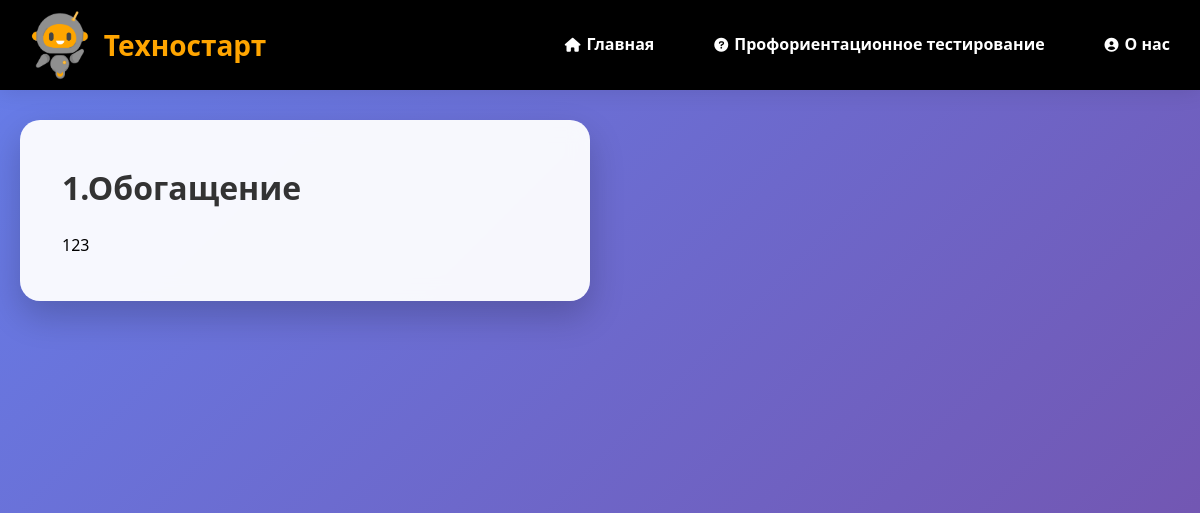
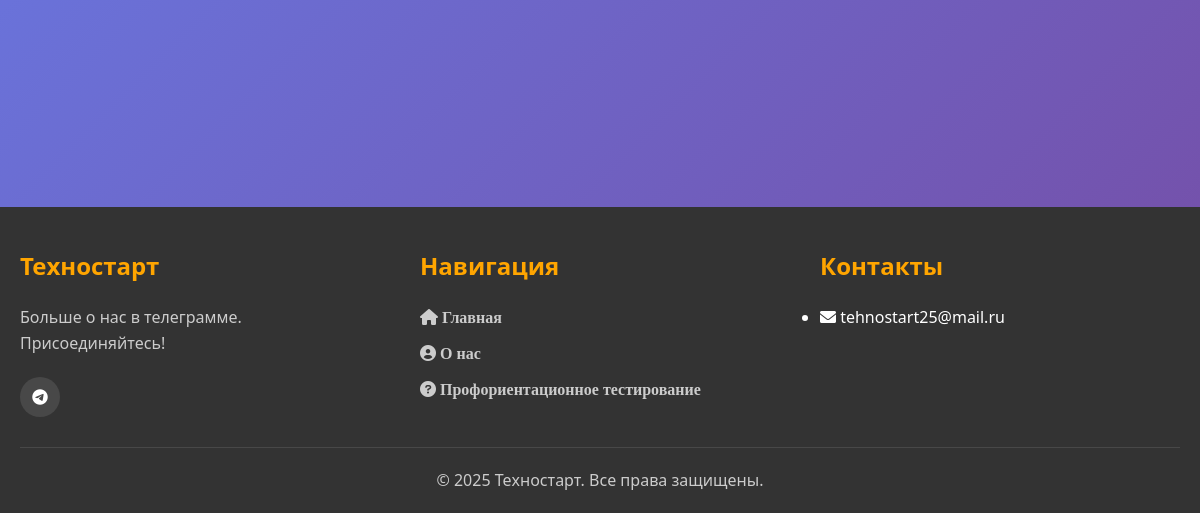
Page /profession/post_engineering/enrichment (signed in) on the earlier database version (2 pictures, top to bottom).
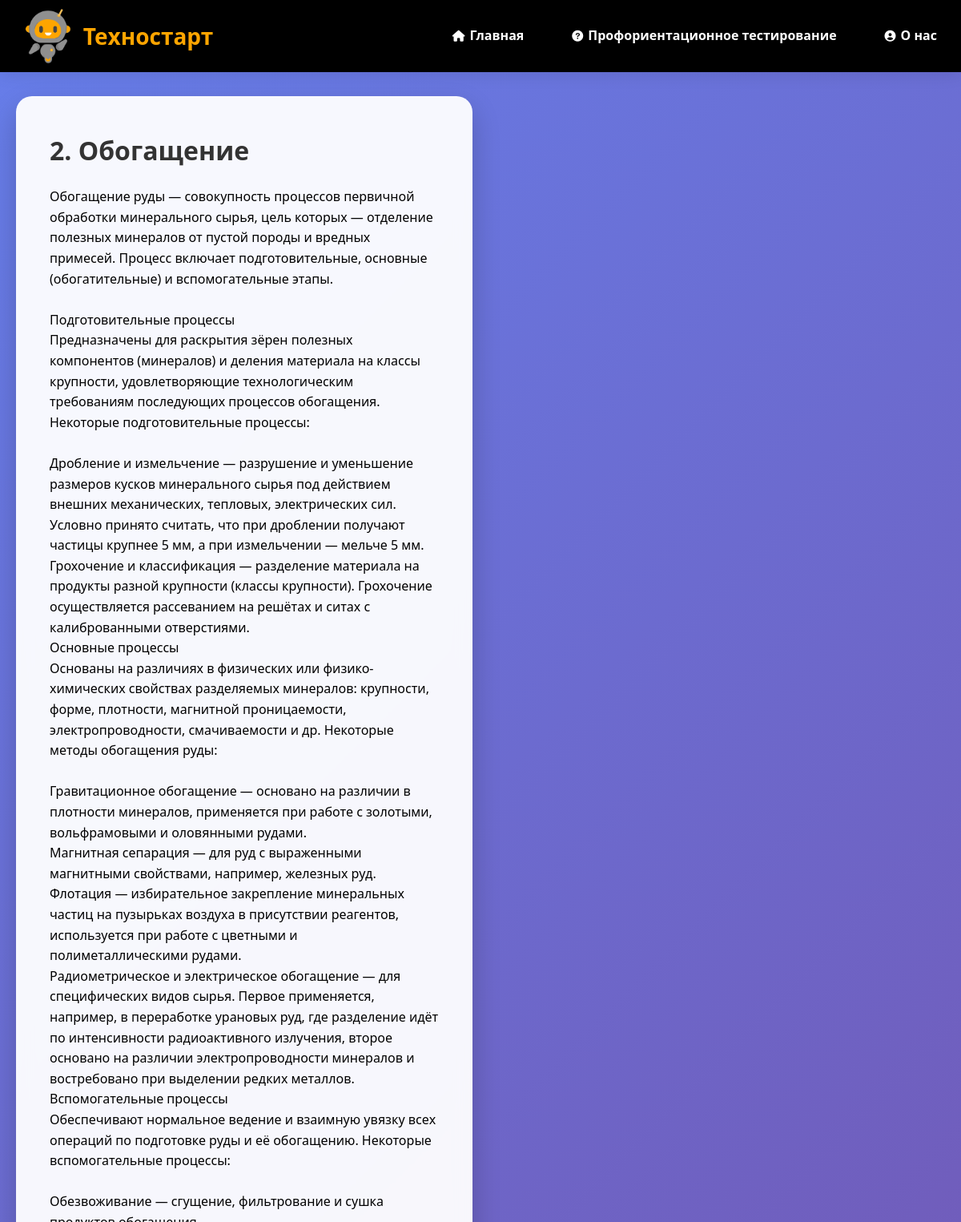
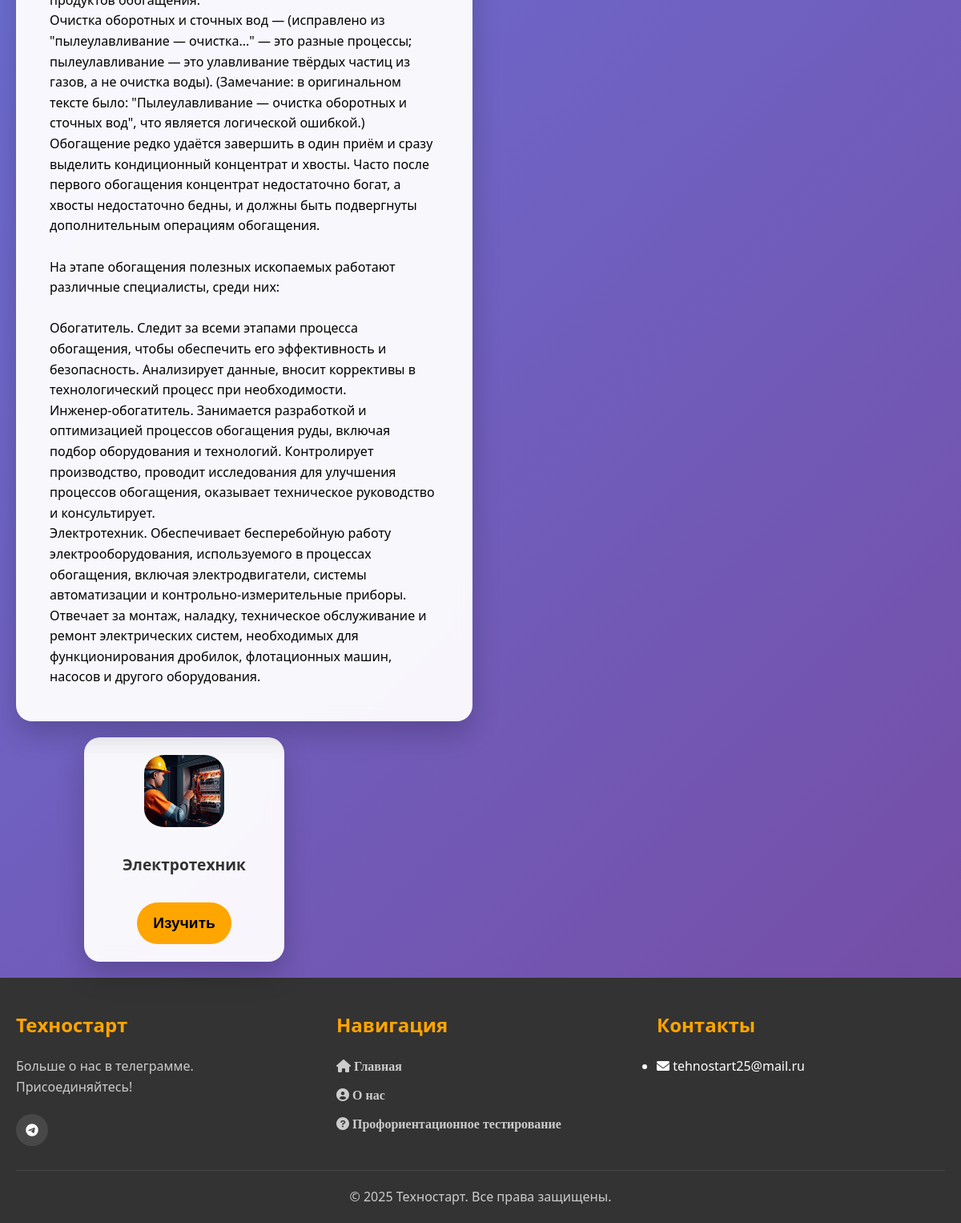
Same page on the later database version (2 pictures, top to bottom).
### profession/models.py (models this page shows, shortened)
class EngineeringProcessesAtaps(models.Model):
    title_ataps=models.CharField(max_length=200)
    dp_index=models.CharField(max_length=100, blank=True, default='',  verbose_name='Индекс для процессов и этапов')
    opisanie=models.TextField()
    img=models.ImageField(upload_to='engineering_processes/', blank=True, default='')
    slug=models.SlugField(max_length=200, db_index=True, unique=True)
    dp_index_prof = models.CharField(max_length=100, blank=True, default='', verbose_name='доп индекс для профессии')
    class Meta:
        verbose_name = "Инженерный_этап"
        verbose_name_plural = 'Инженерные_этапы'

class Profession(models.Model):
    title=models.CharField(max_length=200,verbose_name='название')
    url_content=models.CharField(max_length=200, verbose_name="ссылка на видео",blank=True, default='')
    img_static=models.ImageField(upload_to='professions/', blank=True, default='')
    slug=models.SlugField(max_length=200, db_index=True, unique=True)
    dp_index_prof = models.CharField(max_length=100, blank=True, null=True, verbose_name='Доп индекс для этапа')
    termin=models.TextField(blank=True, default='', verbose_name='Определение')
    img_history=models.ImageField(upload_to='professions/history_prof/', blank=True, verbose_name='Фото истории')
    tekst_history=models.TextField(blank=True, verbose_name='Текст истории')
    img_functions=models.ImageField(upload_to='professions/functions_prof/', blank=True, verbose_name='Фото функций')
    img_spec=models.ImageField(upload_to='professions/spec_prof/', blank=True, verbose_name='Фото специализаций')
    img_skils=models.ImageField(upload_to='professions/skils_prof/', blank=True, verbose_name='Фото навыков')
    tekst_vostreb=models.TextField(blank=True, verbose_name='Текст востребованности')
    img_otrasl=models.ImageField(upload_to='professions/otrasl_prof/', blank=True, verbose_name='Фото отраслей')
    tekst_learn=models.TextField(blank=True, verbose_name='Текст образования')
    img_rebus=models.ImageField(upload_to='professions/rebus_prof/', blank=True, verbose_name='Фото ребусов')
    img_otvet=models.ImageField(upload_to='professions/otvet_prof/', blank=True, verbose_name='Фото ответов на ребусы')
    class Meta:
        verbose_name = "Професcия"
        verbose_name_plural = 'Профеcсии'
    def get_absolute_url(self):
        return reverse('post_professions', kwargs={'post_slug':self.slug})

### profession/views.py (the view)
# urls.py: path('post_engineering/<slug:post_slug>', views.engineering_processes, name='post_engineering')
@login_required
def engineering_processes(req, post_slug):
    professions = Profession.objects.all()
    eng_a=get_object_or_404(EngineeringProcessesAtaps, slug=post_slug)
    data={
        'eng_a': eng_a,
        'professions': professions
    }
    return render(req, 'profession/engineering_processes.html', data )

### profession/templates/profession/engineering_processes.html (shortened to what this page needs)
{% extends 'main/base.html' %}
{% load static %}
{% block content %}
    <div class="process-profession-page-container">
        <div class="process-card-container">
            <div class="process-card-stage">
                <h1>{{ eng_a.title_ataps }}</h1>
                <p>{{ eng_a.opisanie }}</p>
            </div>
        </div>
        <div class="professions-container-stage-right">
            {% for prof in professions %}
                {% if eng_a.dp_index_prof == prof.dp_index_prof %}
                    <div class="profession-card-stage-right">
                        <img src="{{ prof.img_static.url }}" alt="{{ prof.title }}">
                        <h3>{{ prof.title }}</h3>
                        <a href="{{ prof.get_absolute_url }}"><button class="btn btn-learn-stage-right" data-profession="{{ prof.title }}">Изучить</button></a>
                    </div>
                {% endif %}
            {% endfor %}
        </div>
    </div>
{% endblock %}

Differences in the rows shown:
no longer on this page (row edited): EngineeringProcessesAtaps: title_ataps "1.Обогащение", opisanie "123"
added EngineeringProcessesAtaps: title_ataps "2. Обогащение", opisanie "Обогащение руды — совокупность процессов первичной обработки минерального сырья, цель которых — отделение полезных минералов от пустой породы и вредных примесей. Процесс включает подготовительные, основные (обогатительные) и вспомогательные этапы. Подготовительные процессы Предназначены для раскрытия зёрен полезных компонентов (минералов) и деления материала на классы крупности, удовлетворяющие технологическим требованиям последующих процессов обогащения. Некоторые подготовительные процессы: Дробление и измельчение — разрушение и уменьшение размеров кусков минерального сырья под действием внешних механических, тепловых, электрических сил. Условно принято считать, что при дроблении получают…"
added Profession: img_static (picture), title "Электротехник"
